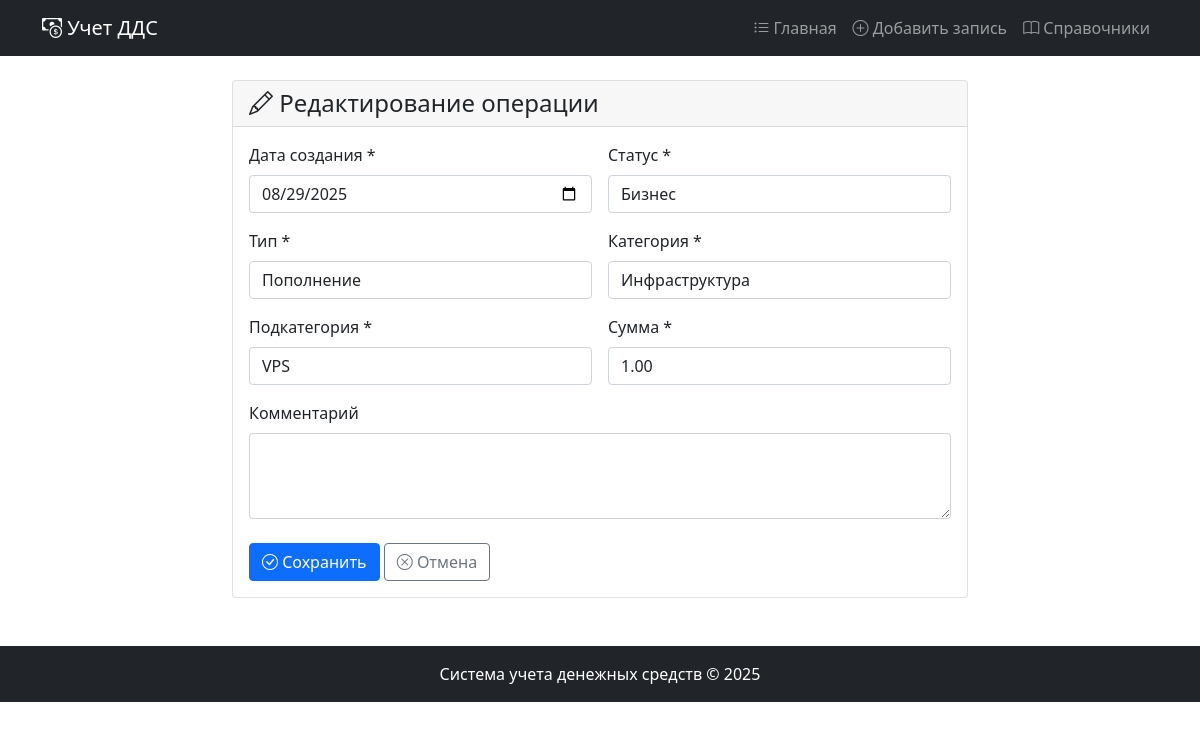
The app's page /update/13/ with its own data.
### table/models.py (models this page shows, shortened)
class FinancialTransaction(models.Model):
    created_date = models.DateField()
    status = models.ForeignKey(Status, on_delete=models.SET_NULL, null=True)
    transaction_type = models.ForeignKey(TransactionType, on_delete=models.SET_NULL, null=True)
    category = models.ForeignKey(Category, on_delete=models.SET_NULL, null=True)
    subcategory = models.ForeignKey(Subcategory, on_delete=models.SET_NULL, null=True)
    amount = models.DecimalField(max_digits=12, decimal_places=2)
    comment = models.TextField(blank=True)
    created_at = models.DateTimeField(auto_now_add=True)
    updated_at = models.DateTimeField(auto_now=True)
    class Meta:
        ordering = ['-created_date', '-id']

### table/views.py (the view)
# urls.py: path('update/<int:pk>/', views.TransactionUpdateView.as_view(), name='transaction_update'),
class TransactionUpdateView(UpdateView):
    model = FinancialTransaction
    form_class = FinancialTransactionForm
    template_name = 'transaction_form.html'
    success_url = reverse_lazy('transaction_list')

### table/models.py (called while the page is built)
    def __str__(self):
        return self.name

    def __str__(self):
        return self.name

    def __str__(self):
        return f"{self.name}"

    def __str__(self):
        return f"{self.name}"

### table/templates/transaction_form.html (shortened to what this page needs)
{% extends 'base.html' %}
{% block content %}
<div class="row justify-content-center">
    <div class="col-md-8">
        <div class="card">
            <div class="card-header">
                <h4 class="mb-0">
                    <i class="bi bi-{% if object %}pencil{% else %}plus-circle{% endif %}"></i>
                    {% if object %}Редактирование операции{% else %}Создание новой операции{% endif %}
                </h4>
            </div>
            <div class="card-body">
                <form method="post" novalidate>
                    <div class="row g-3">
                        <div class="col-md-6">
                            <label for="{{ form.created_date.id_for_label }}" class="form-label">
                                {{ form.created_date.label }} *
                            </label>
                            {{ form.created_date }}
                        </div>
                        <div class="col-md-6">
                            <label for="{{ form.status.id_for_label }}" class="form-label">
                                {{ form.status.label }} *
                            </label>
                            {{ form.status }}
                        </div>
                        <div class="col-md-6">
                            <label for="{{ form.transaction_type.id_for_label }}" class="form-label">
                                {{ form.transaction_type.label }} *
                            </label>
                            {{ form.transaction_type }}
                        </div>
                        <div class="col-md-6">
                            <label for="{{ form.category.id_for_label }}" class="form-label">
                                {{ form.category.label }} *
                            </label>
                            {{ form.category }}
                        </div>
                        <div class="col-md-6">
                            <label for="{{ form.subcategory.id_for_label }}" class="form-label">
                                {{ form.subcategory.label }} *
                            </label>
                            {{ form.subcategory }}
                        </div>
                        <div class="col-md-6">
                            <label for="{{ form.amount.id_for_label }}" class="form-label">
                                {{ form.amount.label }} *
                            </label>
                            {{ form.amount }}
                        </div>
                        <div class="col-12">
                            <label for="{{ form.comment.id_for_label }}" class="form-label">
                                {{ form.comment.label }}
                            </label>
                            {{ form.comment }}
                        </div>
                    </div>
                    <div class="mt-4">
                        <button type="submit" class="btn btn-primary">
                            <i class="bi bi-check-circle"></i> Сохранить
                        </button>
                        <a href="{% url 'transaction_list' %}" class="btn btn-outline-secondary">
                            <i class="bi bi-x-circle"></i> Отмена
                        </a>
                    </div>
                </form>
            </div>
        </div>
    </div>
</div>
{% endblock %}

### records on screen
FinancialTransaction: created_date "08/29/2025", status "Бизнес", transaction_type "Пополнение", category "Инфраструктура", subcategory "VPS", amount "1.00"
